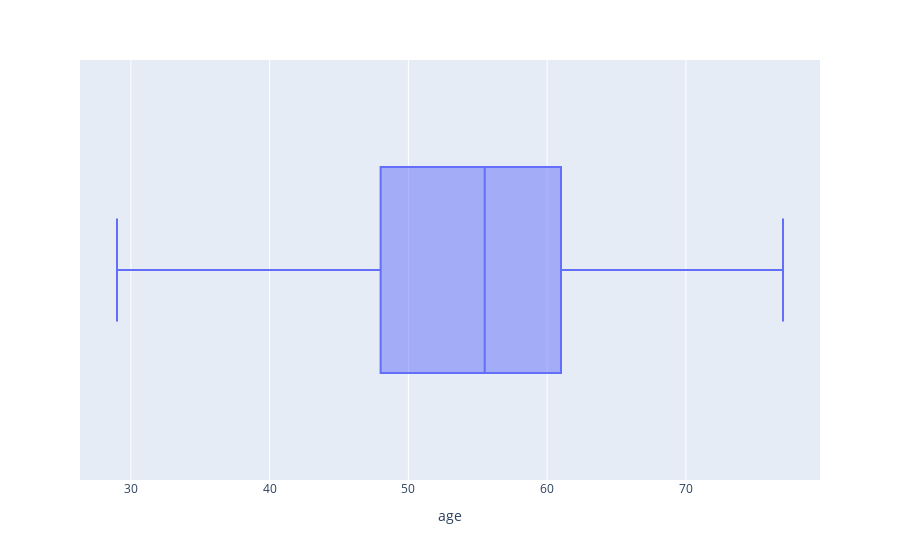

The cell this chart's notebook holds for it:
### Code cell
px.box(df,'age')

### Figure 1 — Plotly figure (JSON) as saved in the notebook; plotly's stock layout.template omitted (floating-point values rounded to 4 significant figures; data arrays with more than 128 entries replaced by an {"elided": "..."} marker saying what was removed)
{"data": [{"alignmentgroup": "True", "hovertemplate": "age=%{x}<extra></extra>", "legendgroup": "", "marker": {"color": "#636efa"}, "name": "", "notched": false, "offsetgroup": "", "orientation": "h", "showlegend": false, "type": "box", "x": {"elided": "302 int values"}, "x0": " ", "xaxis": "x", "y0": " ", "yaxis": "y"}], "layout": {"boxmode": "group", "legend": {"tracegroupgap": 0}, "margin": {"t": 60}, "xaxis": {"anchor": "y", "domain": [0, 1], "title": {"text": "age"}}, "yaxis": {"anchor": "x", "domain": [0, 1]}}}
